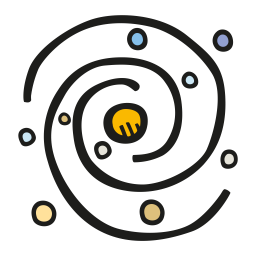
#> input picture PyCross/PyCross/Tests/images/galaxy.png, 256 x 256 px, found by its file name
$ jupyter execute --allow-errors 'Final Project Draft.ipynb'
#> lines starting #> are read from the running program, lines starting #| are printed output that depends on the picture; after the words box and inside, x2 and y2 are one past the last pixel; in counts of white or black regions, pixels touching at a corner belong together
[cell 1]
import numpy as np
import matplotlib.pyplot as plt
from PIL import Image

[cell 2]
def pixelate_bin(img, window, threshold):
    n, m = img.shape[:2]
    n, m = n - n % window, m - m % window
    img1 = np.zeros((n,m))
    for x in range(0, n, window):
        for y in range(0, m, window):
            if img[x:x+window,y:y+window].mean() > threshold:
                img1[x:x+window,y:y+window] = 1
    return img1

img = plt.imread('galaxy.png')
#> img is the input picture: shape (256, 256, 4) float32; mean R, G, B, A 0.043, 0.0408, 0.0324, 0.206

plt.imshow(pixelate_bin(img, 5, .2), cmap="Greys")
#> after the loop in pixelate_bin, `for x in range(0, n, window):`:
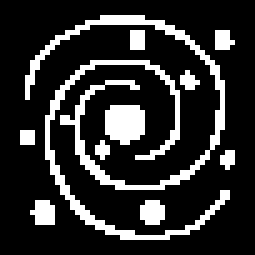
#> img1: shape (255, 255) float64; values 0 (black) and 1 (white), 18.9% white; 11 white regions, largest, box (x1, y1, x2, y2) and area: (25, 15, 225, 190) 4625, (45, 60, 230, 240) 3750, (105, 105, 145, 145) 1350
plt.colorbar()
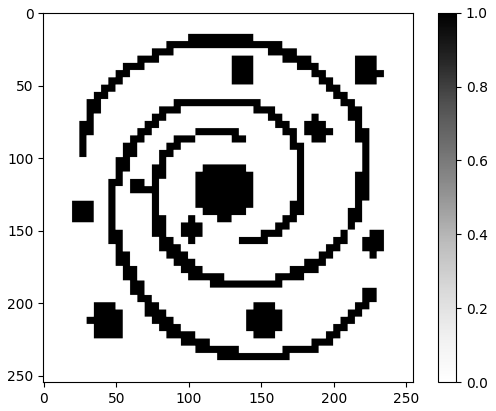
#> figure drawn by matplotlib, 2 panels

[cell 3]
im = Image.open('galaxy.png')
im = im.resize((50, 50))
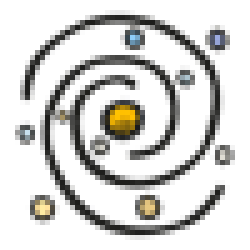
#> im: PIL image 50x50 RGBA (shown 5 times larger); mean R, G, B, A 14.2, 13.6, 11.2, 53.1; transparent parts drawn white
im

[cell 4]
#img = plt.imread(np.array(im))

plt.imshow(pixelate_bin(np.array(im), 1, .2), cmap="Greys")
#> call 2 of pixelate_bin, with window = 1, threshold = 0.2
#> after the loop in pixelate_bin (call 2), `for x in range(0, n, window):`:
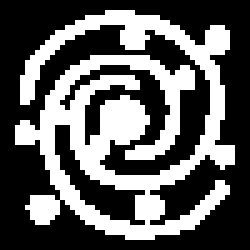
#> img1: shape (50, 50) float64 (shown 5 times larger); values 0 (black) and 1 (white), 36.9% white; 1 white region, box (x1, y1, x2, y2) and area: (3, 2, 47, 48) 923
plt.colorbar()
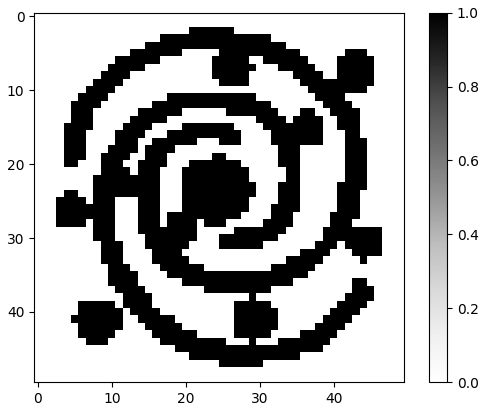
#> figure drawn by matplotlib, 2 panels

[cell 5]
def rebin(a, shape):
    sh = shape[0], a.shape[0]//shape[0],shape[1],a.shape[1]//shape[1]
    return a.reshape(sh).mean(-1).mean(1)

[cell 6]
shape = (32, 32)
shape[0]

[cell 7]
a = pixelate_bin(img, 5, .2)
a.shape
#> Out = (255, 255)

#> (a cell that did not finish here is left out)


[cell 9]
plt.imshow(pixelate_bin(img, 7, .2).T, cmap="Greys")
#> after the loop in pixelate_bin (call 5), `for x in range(0, n, window):`:
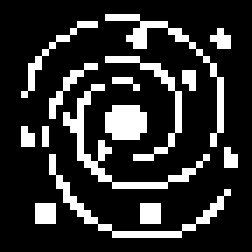
#> img1: shape (252, 252) float64; values 0 (black) and 1 (white), 18.5% white; 15 white regions, largest, box (x1, y1, x2, y2) and area: (63, 84, 210, 189) 2107, (49, 154, 231, 238) 1813, (105, 14, 224, 147) 1715
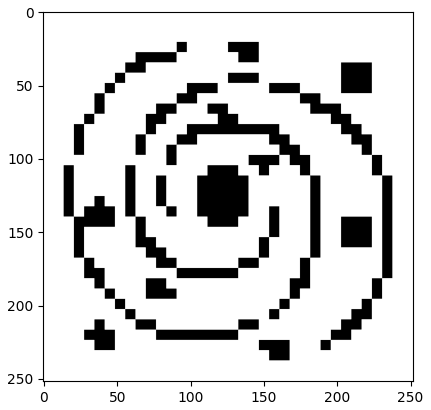
#> figure drawn by matplotlib, 1 panel

[cell 10]
pixelate_bin(img, 7, .2)[50]
#> Out = 252 values, max 1 at index 42, min 0 at index 0, mean 0.0556

[cell 11]
fig, ax = plt.subplots(1, 4, figsize=(20,10))

#> (the rest of this cell did not finish here and is left out)

[cell 12]
example = [[0, 0, 0, 0, 0], [0, 1, 0, 1, 0], [0, 0, 0, 0, 0], [1, 0, 0, 0, 1], [0, 1, 1, 1, 0]]

plt.imshow(example, cmap="Greys")

plt.axis('off')
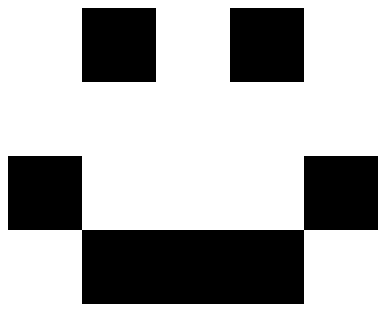
#> figure drawn by matplotlib, 1 panel

[cell 13]
fig = plt.figure()
ax1 = fig.add_subplot(1,1,1)
plt.setp(ax1, xticks=[], yticks=[])

inset1 = fig.add_axes([.2, .2, .65, .6])
plt.setp(inset1, xticks=[], yticks=[])

#> (the rest of this cell did not finish here and is left out)

[cell 14]
def check_next(i):
    if example_array[i+1] == 1:
        global counter
        counter = counter + 1
        return counter

[cell 15]
#example_array = [0, 1, 1, 0, 1, 0, 0, 1]
example_array = [1, 1, 1, 1, 1, 1, 1, 1]

count = []

for i in np.arange(len(example_array)):
    if (example_array[i] == 1) & (i+1 != len(example_array)):
        counter = 1
        if example_array[i+1] == 1:
            counter = counter + 1
            count.append(counter)
        else:
            count.append(counter)
    else:
        pass

[cell 16]
#example_array = [0, 1, 1, 0, 1, 0, 0, 1]
example_array = [1, 1, 1, 1, 1, 0, 1, 1]

count = []

#> (the rest of this cell did not finish here and is left out)

[cell 17]
example_array = [1, 1, 1, 1, 1, 0, 1, 1]

count = []

for i in np.arange(len(example_array)):
    if (example_array[i] == 1) & (i+1 != len(example_array)):
        counter = 1
        for k in np.arange(i, len(example_array)-i):
            if example_array[i+k] == 1:
                counter = counter + 1

        print(example_array[i], counter)

[cell 18]
example_array = [0, 1, 0, 1, 1, 0, 1, 1]

count = []

#> (the rest of this cell did not finish here and is left out)

[cell 19]
example_array = [0, 1, 0, 1, 1, 0, 1, 1]

count = []

for i in np.arange(len(example_array)):
    if (example_array[i] == 1) & (i+1 != len(example_array)):
        counter = 1
        if (example_array[i+counter] == 1) & (i-1 > 0):
            prev = example_array[i-1]
            if prev == 1:
                counter = 0
            else:
                counter = counter + 1

        count.append(counter)
    else:
        counter = 0
        count.append(counter)

[cell 20]
example_array = [0, 1, 0, 1, 1, 0, 1, 1]

i = 4
if (example_array[i] == 1) & (i+1 != len(example_array)):
        counter = 1
        if (i-1 > 0):
            prev = example_array[i-1]
            if (prev == 1):
                print(counter)
            else:
                counter = counter + 1
else:
    counter = 0

[cell 21]
example_array[i-1]

[cell 22]
counter

[cell 23]
class CellValue():
    WHITE = 0
    BLACK = 1

def _generate_hints(row):
    clues = []

    next_idx = 0
    while next_idx < len(row):
        try:
            next_black_index = row[next_idx:].index(CellValue.BLACK) + next_idx

            try:
                next_white_index = row[next_black_index:].index(CellValue.WHITE)
                clues.append(next_white_index)
                next_idx = next_black_index + next_white_index

            except ValueError:
                remaining_length = len(row[next_black_index:])
                clues.append(remaining_length)

                break
        except ValueError:
            next_idx = len(row)

    return clues

[cell 24]
example_array = [0, 1, 1, 0, 1, 0]

example_array

[cell 25]
example_array[4:].index(CellValue.BLACK)

[cell 26]
def generate_hints(array):
    hints = []

    next_idx = 0
    while next_idx < len(array):
        try:
            next_black_index = array[next_idx:].index(1) + next_idx

            try:
                next_white_index = array[next_black_index:].index(0)
                hints.append(next_white_index)
                next_idx = next_black_index + next_white_index

            except ValueError:
                remaining_length = len(array[next_black_index:])
                hints.append(remaining_length)

                break
        except ValueError:
            next_idx = len(array)

    return hints

[cell 27]
streak = True
index = 0
counter = 0

while streak:
    if example_array[index] == 1:
        index = index + 1
        counter = counter + 1
    else:
        streak = False

[cell 28]
example_array

[cell 29]
previous = 0
counts = []
count = 0
for i in example_array:
    if previous==0 and i!=0:
        count+=1
    previous = i
    counts.append(count)

[cell 30]
counts

[cell 31]
example = [[0, 0, 0, 0, 0], [0, 1, 0, 1, 0], [0, 0, 0, 0, 0], [1, 0, 0, 0, 1], [0, 1, 1, 1, 0]]

example

[cell 32]
list(np.vstack(generate_hints(list(np.transpose(example)[1]))))

[cell 33]
plt.imshow(example)
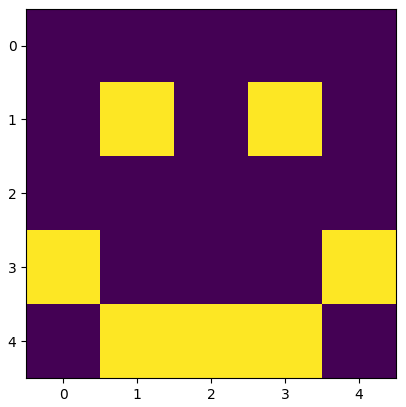
#> figure drawn by matplotlib, 1 panel

#> (a cell that did not finish here is left out)

[cell 35]
vert_hint = []
for j in range(len(example)):
    vert_hint.append(generate_hints(list(np.transpose(example)[j])))

[cell 36]
example

[cell 37]
print(str(tuple(vert_hint)).replace('(', '').replace(')', '').replace('],', ']'))

#> (the rest of this cell did not finish here and is left out)

[cell 38]
np.array(example[i])

[cell 39]
big_exm = pixelate_bin(np.array(im), 1, .2)

np.shape(big_exm)
#> Out = (50, 50)

[cell 40]
vert_hint = []
for j in range(len(big_exm)):
    vert_hint.append(generate_hints(list(np.transpose(big_exm)[j])))
#> this loop made 50 passes
#> after the loop, vert_hint = 50 items, first 6: [], [], [], [4], [6, 5], [9, 5, 1]

[cell 41]
print(str(tuple(vert_hint)).replace('(', '').replace(')', '').replace('],', ']'))
#> (printed output is left out)

#> (the rest of this cell did not finish here and is left out)

[cell 42]
count

[cell 43]
index = 1
example_array[index:].index(0) + index

#> (a cell that did not finish here is left out)

[cell 45]
example = [[0, 0, 0, 0, 0], [0, 1, 0, 1, 0], [0, 0, 0, 0, 0], [1, 0, 0, 0, 1], [0, 1, 1, 1, 0]]

[cell 46]
example_array = [0, 1, 1, 1, 1, 0, 1, 1, 0, 0, 1, 1, 0, 1,0]

[cell 47]
example = [[0, 0, 0, 0, 0], [0, 1, 0, 1, 0], [0, 0, 0, 0, 0], [1, 0, 0, 0, 1], [0, 1, 1, 1, 0]]
example[1]

[cell 48]
list(np.transpose(example)[0])
#> Out = [0, 0, 0, 1, 0]

[cell 49]
print(_generate_hints(list(np.transpose(example)[0])), list(np.transpose(example)[0]))
#> the loop in _generate_hints, `while next_idx < len(row):` made 2 passes
#> next_idx on pass 2: 5
#> (next_black_index, next_white_index, next_idx) on pass 1: (3, 1, 4)
#> after the loop in _generate_hints, `while next_idx < len(row):`: clues = [1]
#| [1] [0, 0, 0, 1, 0]

#> (a cell that did not finish here is left out)

[cell 51]
count = []
counter = 0
if (example_array[counter] == 1) & (counter+1 != len(example_array)):
    counter = counter + 1
    if (example_array[counter] == 1) & (example_array[counter+1] == 1):
            counter+=1
else:
    counter = 0
count.append(counter)

[cell 52]
count

[cell 53]
count = []
counter = 0
while example_array[counter+1] == 1:
    counter = counter +1

[cell 54]
count

[cell 55]
example_array = [0, 1, 0, 1, 1, 0, 1, 1]

count = []

#> (the rest of this cell did not finish here and is left out)

[cell 56]
def get_hints(array):
    hints = []
    for i in np.arange(len(array)):
        counter = 0
        if array[i] < 2:
            if counter > 0:
                hints.append(counter)
            counter = 0
        else:
            counter = counter + 1

        if counter > 0:
            hints.append(counter)
#> this loop made 8 passes
#> after the loop, hints = []
    return hints

[cell 57]
example_array = [0, 1, 0, 1, 1, 0, 1, 1]
get_hints(example_array)

#> (a cell that did not finish here is left out)

[cell 59]
example_array = [0, 1, 0, 1, 1, 0, 1, 1]

i = 7
if (example_array[i] == 1) & (i+1 != len(example_array)):
    counter = 1
    if example_array[i+counter] == 1:
        counter+=1
else:
    counter = 0

[cell 60]
counter

[cell 61]
example_array[1]

[cell 62]
1+1 != len(example_array)

[cell 63]
counter = 1

[cell 64]
example_array[1+counter]

[cell 65]
count = []

[cell 66]
count.append(counter)
count

[cell 67]
i = 3
example_array[3]

[cell 68]
3+1 != len(example_array)

[cell 69]
counter = 1

[cell 70]
example_array[3+counter] == 1

[cell 71]
counter = counter + 1

[cell 72]
counter

[cell 73]
example_array[3+counter] == 1

[cell 74]
count.append(counter)
count

[cell 75]
i = 4
example_array[4]

#> (a cell that did not finish here is left out)

[cell 77]
for i in np.arange(len(example_array)):
    print(i)

[cell 78]
def rebin(a, shape):
    sh = shape[0], a.shape[0]//shape[0],shape[1],a.shape[1]//shape[1]
    return a.reshape(sh).mean(-1).mean(1)

[cell 79]
shape = (32, 32)
shape[0]

[cell 80]
a = pixelate_bin(img, 5, .2)
#> in pixelate_bin (call 8), `img1 = np.zeros((n,m))`: img1: shape (255, 255) float64; every value is 0
a.shape
#> Out = (255, 255)

#> (a cell that did not finish here is left out)

#> in rebin, `sh = shape[0], a.shape[0]//shape[0],shape[1],a.shape[1]//shape[1]`: sh = (32, 7, 32, 7)

[cell 82]
plt.imshow(pixelate_bin(img, 7, .2).T, cmap="Greys")
#> in pixelate_bin (call 10), `img1 = np.zeros((n,m))`: img1: shape (252, 252) float64; every value is 0

[cell 83]
pixelate_bin(img, 7, .2)[50]
#> Out = 252 values, max 1 at index 42, min 0 at index 0, mean 0.0556

[cell 84]
fig, ax = plt.subplots(1, 4, figsize=(20,10))

#> (the rest of this cell did not finish here and is left out)

[cell 85]
example = [[0, 0, 0, 0, 0], [0, 1, 0, 1, 0], [0, 0, 0, 0, 0], [1, 0, 0, 0, 1], [0, 1, 1, 1, 0]]

plt.imshow(example, cmap="Greys")

plt.axis('off')

[cell 86]
fig = plt.figure()
ax1 = fig.add_subplot(1,1,1)
plt.setp(ax1, xticks=[], yticks=[])

inset1 = fig.add_axes([.2, .2, .65, .6])
plt.setp(inset1, xticks=[], yticks=[])

[cell 87]
def check_next(i):
    if example_array[i+1] == 1:
        global counter
        counter = counter + 1
        return counter

[cell 88]
#example_array = [0, 1, 1, 0, 1, 0, 0, 1]
example_array = [1, 1, 1, 1, 1, 1, 1, 1]

count = []

for i in np.arange(len(example_array)):
    if (example_array[i] == 1) & (i+1 != len(example_array)):
        counter = 1
        if example_array[i+1] == 1:
            counter = counter + 1
            count.append(counter)
        else:
            count.append(counter)
    else:
        pass
#> after the loop, count = [2, 2, 2, 2, 2, 2, 2]

[cell 89]
#example_array = [0, 1, 1, 0, 1, 0, 0, 1]
example_array = [1, 1, 1, 1, 1, 0, 1, 1]

count = []

#> (the rest of this cell did not finish here and is left out)

[cell 90]
example_array = [1, 1, 1, 1, 1, 0, 1, 1]

count = []

for i in np.arange(len(example_array)):
    if (example_array[i] == 1) & (i+1 != len(example_array)):
        counter = 1
        for k in np.arange(i, len(example_array)-i):
            if example_array[i+k] == 1:
                counter = counter + 1

        print(example_array[i], counter)

$ run again, with PyCross/PyCross/Tests/images/rocket.png copied over PyCross/PyCross/Tests/images/galaxy.png
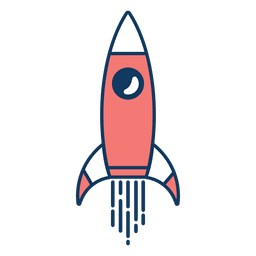
#> input picture PyCross/PyCross/Tests/images/rocket.png, 256 x 256 px, found by its file name
#> img is the input picture: shape (256, 256, 4) float32; mean R, G, B, A 0.33, 0.44, 0.333, 0.156
#> after the loop in pixelate_bin (call 2), `for x in range(0, n, window):`:
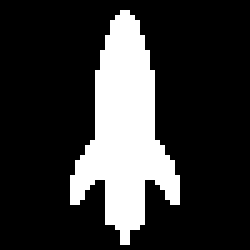
#> img1: shape (50, 50) float64 (shown 5 times larger); values 0 (black) and 1 (white), 20.8% white; 1 white region, box (x1, y1, x2, y2) and area: (14, 2, 36, 49) 519
#> `[cell 4] #img = plt.imread(np.array(im))  plt.imshow(pixelate_bin(np.a..`:
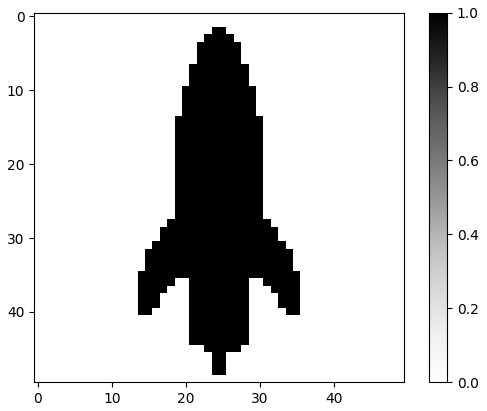
#> figure drawn by matplotlib, 2 panels
#> `pixelate_bin(img, 7, .2)[50]`: Out = 252 values from 1 to 1
#> the loop `for j in range(len(big_exm)):` made 50 passes
#> after the loop `for j in range(len(big_exm)):`: vert_hint = 50 items, first 6: [], [], [], [], [], []
#| [] [] [] [] [] [] [] [] [] [] [] [] [] [] [6] [9] [9] [9] [9] [22] [26] [38] [41] [43] [47] [47] [43] [42] [38] [26] [22] [9] [9] [9] [9] [6] [] [] [] [] [] [] [] [] [] [] [] [] [] []
#> `list(np.transpose(example)[0])`: Out = [0, 0, 0, 1, 0]
#> the loop in _generate_hints, `while next_idx < len(row):` made 2 passes
#> next_idx on pass 2: 5
#> after the loop in _generate_hints, `while next_idx < len(row):`: clues = [1]
#| [1] [0, 0, 0, 1, 0]
#> the loop in get_hints, `for i in np.arange(len(array)):` made 8 passes
#> after the loop in get_hints, `for i in np.arange(len(array)):`: hints = []
#> the loop `for i in np.arange(len(example_array)):` made 8 passes
#| 0
#| 1
#| 2
#| 3
#| 4
#> (further printed lines are left out)
#> in rebin, `sh = shape[0], a.shape[0]//shape[0],shape[1],a.shape[1]//shape[1]`: sh = (32, 7, 32, 7)
#> `pixelate_bin(img, 7, .2)[50]`: Out = 252 values from 1 to 1
#> after the loop `for i in np.arange(len(example_array)):`: count = [2, 2, 2, 2, 2, 2, 2]
